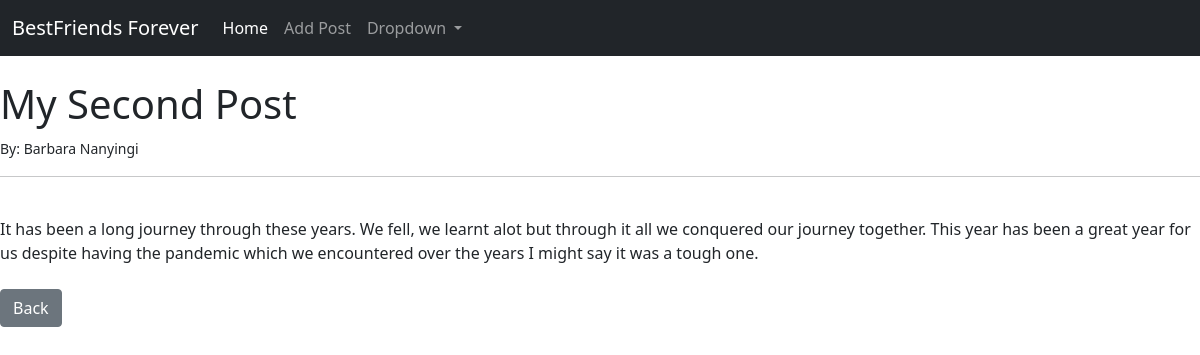
The app's page /article/2 with its own data.
### theblog/models.py (models this page shows, shortened)
class Post(models.Model):
     title = models.CharField(max_length=255)
     title_tag = models.CharField(max_length=255)
     author = models.ForeignKey(User, on_delete=models.CASCADE)
     body = models.TextField()

### theblog/views.py (the view)
# urls.py: path('article/<int:pk>', ArticleDetailView.as_view(), name='article'),
class ArticleDetailView(DetailView):
    model = Post
    template_name = 'article.html'

### theblog/templates/article.html (shortened to what this page needs)
{% extends 'base.html' %}
{% block content %}
<h1>{{ post.title }}</h1>
<small> By: {{post.author.first_name}} {{post.author.last_name}} </small><br/>
<hr>
<br/>
{{ post.body }}
<br/><br/>
<a href="{%url 'home' %}" class="btn btn-secondary"> Back </a>
{% endblock %}

### records on screen
Post: title "My Second Post", author.first_name "Barbara", author.last_name "Nanyingi", body "It has been a long journey through these years. We fell, we learnt alot but through it all we conquered our journey together. This year has been a great year for us despite having the pandemic which we encountered over the years I might say it was a tough one."
